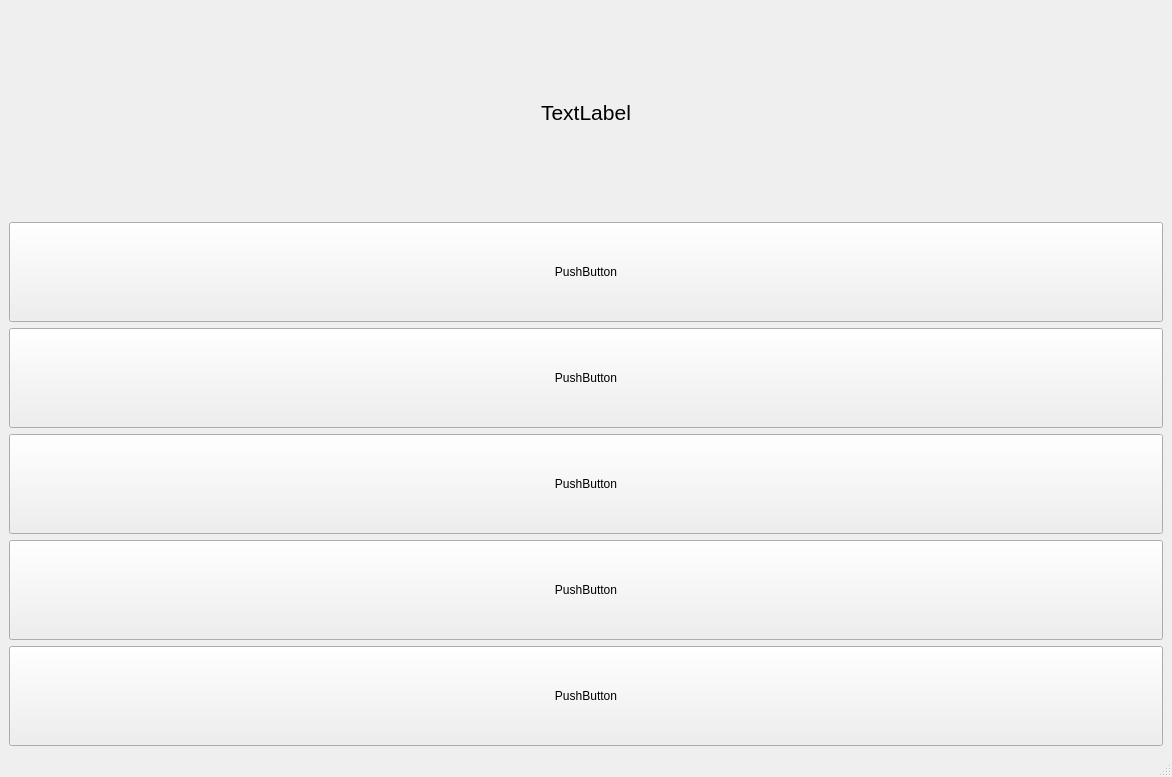
<?xml version="1.0" encoding="UTF-8"?>
<ui version="4.0">
 <class>MainWindow</class>
 <widget class="QMainWindow" name="MainWindow">
  <property name="geometry">
   <rect>
    <x>0</x>
    <y>0</y>
    <width>1172</width>
    <height>777</height>
   </rect>
  </property>
  <property name="windowTitle">
   <string>MainWindow</string>
  </property>
  <widget class="QWidget" name="centralwidget">
   <property name="sizePolicy">
    <sizepolicy hsizetype="Expanding" vsizetype="Expanding">
     <horstretch>0</horstretch>
     <verstretch>0</verstretch>
    </sizepolicy>
   </property>
   <layout class="QVBoxLayout" name="verticalLayout_2">
    <item>
     <layout class="QVBoxLayout" name="verticalLayout">
      <item>
       <widget class="QLabel" name="label">
        <property name="font">
         <font>
          <pointsize>16</pointsize>
         </font>
        </property>
        <property name="text">
         <string>TextLabel</string>
        </property>
        <property name="alignment">
         <set>Qt::AlignmentFlag::AlignCenter</set>
        </property>
       </widget>
      </item>
      <item>
       <widget class="QPushButton" name="startBtn">
        <property name="minimumSize">
         <size>
          <width>0</width>
          <height>100</height>
         </size>
        </property>
        <property name="text">
         <string>PushButton</string>
        </property>
       </widget>
      </item>
      <item>
       <widget class="QPushButton" name="aBtn">
        <property name="minimumSize">
         <size>
          <width>0</width>
          <height>100</height>
         </size>
        </property>
        <property name="text">
         <string>PushButton</string>
        </property>
       </widget>
      </item>
      <item>
       <widget class="QPushButton" name="bBtn">
        <property name="minimumSize">
         <size>
          <width>0</width>
          <height>100</height>
         </size>
        </property>
        <property name="text">
         <string>PushButton</string>
        </property>
       </widget>
      </item>
      <item>
       <widget class="QPushButton" name="cBtn">
        <property name="minimumSize">
         <size>
          <width>0</width>
          <height>100</height>
         </size>
        </property>
        <property name="text">
         <string>PushButton</string>
        </property>
       </widget>
      </item>
      <item>
       <widget class="QPushButton" name="dBtn">
        <property name="minimumSize">
         <size>
          <width>0</width>
          <height>100</height>
         </size>
        </property>
        <property name="text">
         <string>PushButton</string>
        </property>
       </widget>
      </item>
     </layout>
    </item>
   </layout>
  </widget>
  <widget class="QMenuBar" name="menubar">
   <property name="geometry">
    <rect>
     <x>0</x>
     <y>0</y>
     <width>1172</width>
     <height>21</height>
    </rect>
   </property>
  </widget>
  <widget class="QStatusBar" name="statusbar"/>
 </widget>
 <resources/>
 <connections/>
</ui>
